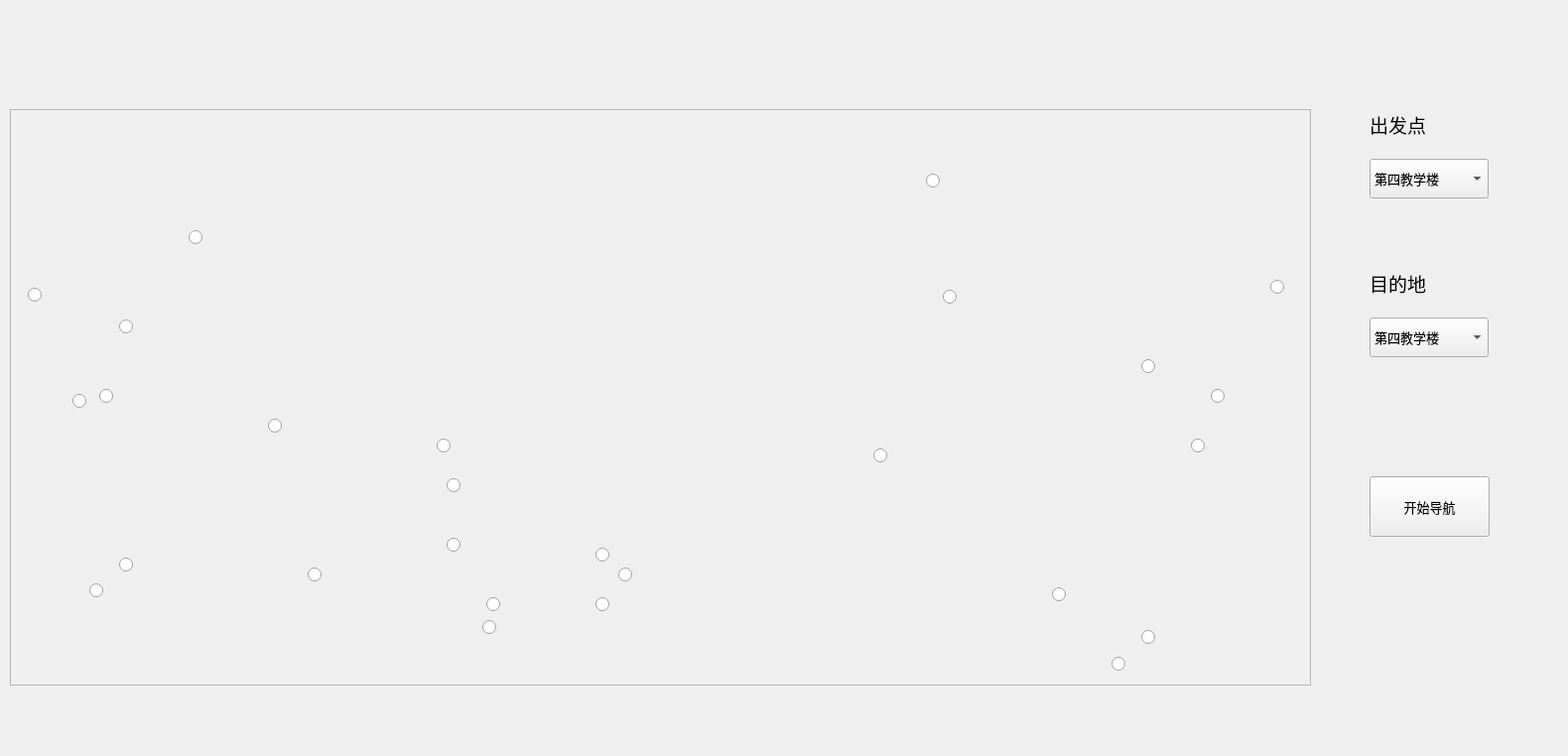
<?xml version="1.0" encoding="UTF-8"?>
<ui version="4.0">
 <class>YSU</class>
 <widget class="QWidget" name="YSU">
  <property name="geometry">
   <rect>
    <x>0</x>
    <y>0</y>
    <width>1580</width>
    <height>762</height>
   </rect>
  </property>
  <property name="font">
   <font>
    <family>等线 Light</family>
    <pointsize>10</pointsize>
   </font>
  </property>
  <property name="windowTitle">
   <string notr="true">YSU</string>
  </property>
  <widget class="QLabel" name="label">
   <property name="enabled">
    <bool>true</bool>
   </property>
   <property name="geometry">
    <rect>
     <x>10</x>
     <y>110</y>
     <width>1311</width>
     <height>581</height>
    </rect>
   </property>
   <property name="styleSheet">
    <string notr="true">background-image: url(:/map2.bmp);</string>
   </property>
   <property name="frameShape">
    <enum>QFrame::StyledPanel</enum>
   </property>
   <property name="text">
    <string/>
   </property>
   <property name="pixmap">
    <pixmap resource="img.qrc">:/map2.bmp</pixmap>
   </property>
  </widget>
  <widget class="QLabel" name="label_2">
   <property name="geometry">
    <rect>
     <x>1380</x>
     <y>110</y>
     <width>111</width>
     <height>31</height>
    </rect>
   </property>
   <property name="font">
    <font>
     <family>等线 Light</family>
     <pointsize>14</pointsize>
    </font>
   </property>
   <property name="text">
    <string>出发点</string>
   </property>
  </widget>
  <widget class="QLabel" name="label_3">
   <property name="geometry">
    <rect>
     <x>1380</x>
     <y>260</y>
     <width>111</width>
     <height>51</height>
    </rect>
   </property>
   <property name="font">
    <font>
     <family>等线 Light</family>
     <pointsize>14</pointsize>
    </font>
   </property>
   <property name="text">
    <string>目的地</string>
   </property>
  </widget>
  <widget class="QComboBox" name="comboBox">
   <property name="geometry">
    <rect>
     <x>1380</x>
     <y>160</y>
     <width>120</width>
     <height>40</height>
    </rect>
   </property>
   <property name="font">
    <font>
     <family>等线 Light</family>
     <pointsize>10</pointsize>
    </font>
   </property>
   <item>
    <property name="text">
     <string>第四教学楼</string>
    </property>
   </item>
   <item>
    <property name="text">
     <string>机械工程学院</string>
    </property>
   </item>
   <item>
    <property name="text">
     <string>世纪楼</string>
    </property>
   </item>
   <item>
    <property name="text">
     <string>燕宏桥</string>
    </property>
   </item>
   <item>
    <property name="text">
     <string>塔山公园</string>
    </property>
   </item>
   <item>
    <property name="text">
     <string>第二图书馆</string>
    </property>
   </item>
   <item>
    <property name="text">
     <string>图文中心</string>
    </property>
   </item>
   <item>
    <property name="text">
     <string>里仁实验楼</string>
    </property>
   </item>
   <item>
    <property name="text">
     <string>里仁教学楼</string>
    </property>
   </item>
   <item>
    <property name="text">
     <string>公寓4B</string>
    </property>
   </item>
   <item>
    <property name="text">
     <string>大榕树</string>
    </property>
   </item>
   <item>
    <property name="text">
     <string>西区医院</string>
    </property>
   </item>
   <item>
    <property name="text">
     <string>材料楼</string>
    </property>
   </item>
  </widget>
  <widget class="QComboBox" name="comboBox_2">
   <property name="geometry">
    <rect>
     <x>1380</x>
     <y>320</y>
     <width>120</width>
     <height>40</height>
    </rect>
   </property>
   <property name="font">
    <font>
     <family>等线 Light</family>
     <pointsize>10</pointsize>
    </font>
   </property>
   <item>
    <property name="text">
     <string>第四教学楼</string>
    </property>
   </item>
   <item>
    <property name="text">
     <string>机械工程学院</string>
    </property>
   </item>
   <item>
    <property name="text">
     <string>世纪楼</string>
    </property>
   </item>
   <item>
    <property name="text">
     <string>燕宏桥</string>
    </property>
   </item>
   <item>
    <property name="text">
     <string>塔山公园</string>
    </property>
   </item>
   <item>
    <property name="text">
     <string>第二图书馆</string>
    </property>
   </item>
   <item>
    <property name="text">
     <string>图文中心</string>
    </property>
   </item>
   <item>
    <property name="text">
     <string>里仁实验楼</string>
    </property>
   </item>
   <item>
    <property name="text">
     <string>里仁教学楼</string>
    </property>
   </item>
   <item>
    <property name="text">
     <string>公寓4B</string>
    </property>
   </item>
   <item>
    <property name="text">
     <string>大榕树</string>
    </property>
   </item>
   <item>
    <property name="text">
     <string>西区医院</string>
    </property>
   </item>
   <item>
    <property name="text">
     <string>材料楼</string>
    </property>
   </item>
  </widget>
  <widget class="QPushButton" name="pushButton">
   <property name="geometry">
    <rect>
     <x>1380</x>
     <y>480</y>
     <width>121</width>
     <height>61</height>
    </rect>
   </property>
   <property name="text">
    <string>开始导航</string>
   </property>
  </widget>
  <widget class="QRadioButton" name="radioButton">
   <property name="geometry">
    <rect>
     <x>1280</x>
     <y>280</y>
     <width>25</width>
     <height>19</height>
    </rect>
   </property>
   <property name="text">
    <string/>
   </property>
  </widget>
  <widget class="QRadioButton" name="radioButton_2">
   <property name="geometry">
    <rect>
     <x>1200</x>
     <y>440</y>
     <width>16</width>
     <height>19</height>
    </rect>
   </property>
   <property name="text">
    <string/>
   </property>
  </widget>
  <widget class="QRadioButton" name="radioButton_3">
   <property name="geometry">
    <rect>
     <x>1150</x>
     <y>633</y>
     <width>21</width>
     <height>19</height>
    </rect>
   </property>
   <property name="text">
    <string/>
   </property>
  </widget>
  <widget class="QRadioButton" name="radioButton_4">
   <property name="geometry">
    <rect>
     <x>1150</x>
     <y>360</y>
     <width>21</width>
     <height>19</height>
    </rect>
   </property>
   <property name="text">
    <string/>
   </property>
  </widget>
  <widget class="QRadioButton" name="radioButton_5">
   <property name="geometry">
    <rect>
     <x>950</x>
     <y>290</y>
     <width>21</width>
     <height>19</height>
    </rect>
   </property>
   <property name="text">
    <string/>
   </property>
  </widget>
  <widget class="QRadioButton" name="radioButton_6">
   <property name="geometry">
    <rect>
     <x>933</x>
     <y>173</y>
     <width>21</width>
     <height>19</height>
    </rect>
   </property>
   <property name="text">
    <string/>
   </property>
  </widget>
  <widget class="QRadioButton" name="radioButton_7">
   <property name="geometry">
    <rect>
     <x>450</x>
     <y>480</y>
     <width>21</width>
     <height>19</height>
    </rect>
   </property>
   <property name="text">
    <string/>
   </property>
  </widget>
  <widget class="QRadioButton" name="radioButton_8">
   <property name="geometry">
    <rect>
     <x>623</x>
     <y>570</y>
     <width>21</width>
     <height>19</height>
    </rect>
   </property>
   <property name="text">
    <string/>
   </property>
  </widget>
  <widget class="QRadioButton" name="radioButton_9">
   <property name="geometry">
    <rect>
     <x>486</x>
     <y>623</y>
     <width>21</width>
     <height>19</height>
    </rect>
   </property>
   <property name="text">
    <string/>
   </property>
  </widget>
  <widget class="QRadioButton" name="radioButton_10">
   <property name="geometry">
    <rect>
     <x>90</x>
     <y>586</y>
     <width>21</width>
     <height>19</height>
    </rect>
   </property>
   <property name="text">
    <string/>
   </property>
  </widget>
  <widget class="QRadioButton" name="radioButton_11">
   <property name="geometry">
    <rect>
     <x>73</x>
     <y>395</y>
     <width>21</width>
     <height>19</height>
    </rect>
   </property>
   <property name="text">
    <string/>
   </property>
  </widget>
  <widget class="QRadioButton" name="radioButton_12">
   <property name="geometry">
    <rect>
     <x>28</x>
     <y>288</y>
     <width>21</width>
     <height>19</height>
    </rect>
   </property>
   <property name="text">
    <string/>
   </property>
  </widget>
  <widget class="QRadioButton" name="radioButton_13">
   <property name="geometry">
    <rect>
     <x>190</x>
     <y>230</y>
     <width>21</width>
     <height>19</height>
    </rect>
   </property>
   <property name="text">
    <string/>
   </property>
  </widget>
  <widget class="QMyLabel" name="label_4">
   <property name="enabled">
    <bool>true</bool>
   </property>
   <property name="geometry">
    <rect>
     <x>10</x>
     <y>110</y>
     <width>1311</width>
     <height>571</height>
    </rect>
   </property>
   <property name="frameShape">
    <enum>QFrame::NoFrame</enum>
   </property>
   <property name="text">
    <string/>
   </property>
   <property name="pixmap">
    <pixmap resource="img.qrc">:/map2.bmp</pixmap>
   </property>
  </widget>
  <widget class="QRadioButton" name="radioButton_14">
   <property name="geometry">
    <rect>
     <x>1220</x>
     <y>390</y>
     <width>21</width>
     <height>19</height>
    </rect>
   </property>
  </widget>
  <widget class="QRadioButton" name="radioButton_15">
   <property name="geometry">
    <rect>
     <x>1060</x>
     <y>590</y>
     <width>16</width>
     <height>19</height>
    </rect>
   </property>
  </widget>
  <widget class="QRadioButton" name="radioButton_16">
   <property name="geometry">
    <rect>
     <x>1120</x>
     <y>660</y>
     <width>21</width>
     <height>19</height>
    </rect>
   </property>
  </widget>
  <widget class="QRadioButton" name="radioButton_17">
   <property name="geometry">
    <rect>
     <x>880</x>
     <y>450</y>
     <width>17</width>
     <height>19</height>
    </rect>
   </property>
   <property name="iconSize">
    <size>
     <width>10</width>
     <height>10</height>
    </size>
   </property>
  </widget>
  <widget class="QRadioButton" name="radioButton_18">
   <property name="geometry">
    <rect>
     <x>440</x>
     <y>440</y>
     <width>21</width>
     <height>19</height>
    </rect>
   </property>
  </widget>
  <widget class="QRadioButton" name="radioButton_19">
   <property name="geometry">
    <rect>
     <x>450</x>
     <y>540</y>
     <width>16</width>
     <height>19</height>
    </rect>
   </property>
  </widget>
  <widget class="QRadioButton" name="radioButton_20">
   <property name="geometry">
    <rect>
     <x>600</x>
     <y>550</y>
     <width>21</width>
     <height>19</height>
    </rect>
   </property>
  </widget>
  <widget class="QRadioButton" name="radioButton_21">
   <property name="geometry">
    <rect>
     <x>310</x>
     <y>570</y>
     <width>21</width>
     <height>19</height>
    </rect>
   </property>
  </widget>
  <widget class="QRadioButton" name="radioButton_22">
   <property name="geometry">
    <rect>
     <x>120</x>
     <y>560</y>
     <width>21</width>
     <height>19</height>
    </rect>
   </property>
  </widget>
  <widget class="QRadioButton" name="radioButton_23">
   <property name="geometry">
    <rect>
     <x>270</x>
     <y>420</y>
     <width>21</width>
     <height>19</height>
    </rect>
   </property>
  </widget>
  <widget class="QRadioButton" name="radioButton_24">
   <property name="geometry">
    <rect>
     <x>120</x>
     <y>320</y>
     <width>16</width>
     <height>19</height>
    </rect>
   </property>
  </widget>
  <widget class="QRadioButton" name="radioButton_25">
   <property name="geometry">
    <rect>
     <x>100</x>
     <y>390</y>
     <width>21</width>
     <height>19</height>
    </rect>
   </property>
  </widget>
  <widget class="QRadioButton" name="radioButton_26">
   <property name="geometry">
    <rect>
     <x>600</x>
     <y>600</y>
     <width>16</width>
     <height>19</height>
    </rect>
   </property>
  </widget>
  <widget class="QRadioButton" name="radioButton_27">
   <property name="geometry">
    <rect>
     <x>490</x>
     <y>600</y>
     <width>21</width>
     <height>19</height>
    </rect>
   </property>
  </widget>
  <zorder>radioButton_9</zorder>
  <zorder>radioButton_8</zorder>
  <zorder>radioButton_7</zorder>
  <zorder>radioButton_6</zorder>
  <zorder>radioButton_5</zorder>
  <zorder>radioButton_4</zorder>
  <zorder>radioButton_3</zorder>
  <zorder>radioButton_27</zorder>
  <zorder>radioButton_26</zorder>
  <zorder>radioButton_25</zorder>
  <zorder>radioButton_24</zorder>
  <zorder>radioButton_23</zorder>
  <zorder>radioButton_22</zorder>
  <zorder>radioButton_21</zorder>
  <zorder>radioButton_20</zorder>
  <zorder>radioButton_2</zorder>
  <zorder>radioButton_19</zorder>
  <zorder>radioButton_18</zorder>
  <zorder>radioButton_17</zorder>
  <zorder>radioButton_16</zorder>
  <zorder>radioButton_15</zorder>
  <zorder>radioButton_14</zorder>
  <zorder>radioButton_13</zorder>
  <zorder>radioButton_12</zorder>
  <zorder>radioButton_11</zorder>
  <zorder>radioButton_10</zorder>
  <zorder>radioButton</zorder>
  <zorder>label</zorder>
  <zorder>label_2</zorder>
  <zorder>label_3</zorder>
  <zorder>comboBox</zorder>
  <zorder>comboBox_2</zorder>
  <zorder>pushButton</zorder>
  <zorder>label_4</zorder>
 </widget>
 <layoutdefault spacing="6" margin="11"/>
 <customwidgets>
  <customwidget>
   <class>QMyLabel</class>
   <extends>QLabel</extends>
   <header>qmylabel.h</header>
  </customwidget>
 </customwidgets>
 <resources>
  <include location="img.qrc"/>
 </resources>
 <connections/>
 <slots>
  <slot>start()</slot>
  <slot>out()</slot>
 </slots>
</ui>
